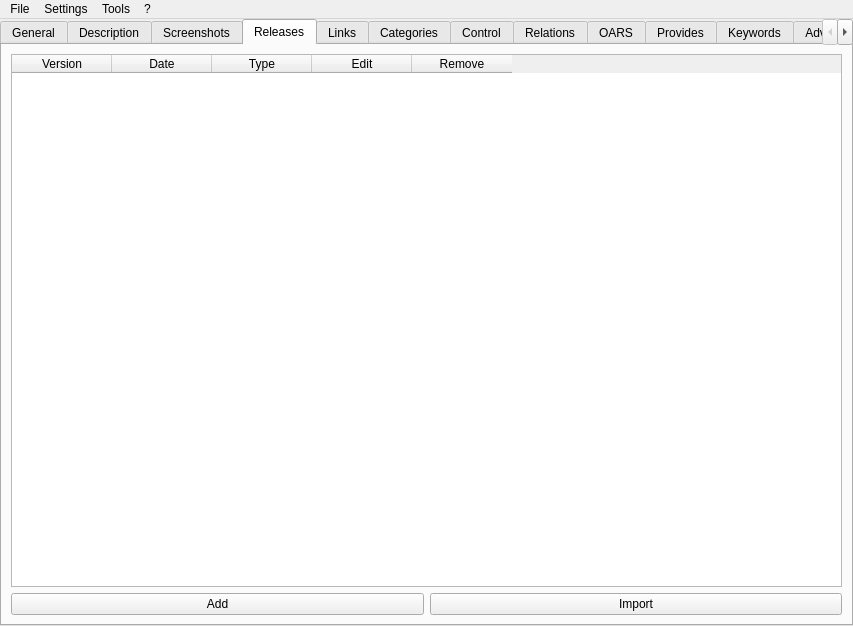
<?xml version="1.0" encoding="UTF-8"?>
<ui version="4.0">
 <class>MainWindow</class>
 <widget class="QMainWindow" name="MainWindow">
  <property name="geometry">
   <rect>
    <x>0</x>
    <y>0</y>
    <width>853</width>
    <height>626</height>
   </rect>
  </property>
  <property name="windowTitle">
   <string notr="true">jdAppdataEdit</string>
  </property>
  <property name="documentMode">
   <bool>false</bool>
  </property>
  <widget class="QWidget" name="centralwidget">
   <layout class="QHBoxLayout" name="horizontalLayout">
    <property name="leftMargin">
     <number>0</number>
    </property>
    <property name="topMargin">
     <number>0</number>
    </property>
    <property name="rightMargin">
     <number>0</number>
    </property>
    <property name="bottomMargin">
     <number>0</number>
    </property>
    <item>
     <widget class="QTabWidget" name="main_tab_widget">
      <property name="currentIndex">
       <number>3</number>
      </property>
      <widget class="QWidget" name="tab">
       <attribute name="title">
        <string>General</string>
       </attribute>
       <layout class="QFormLayout" name="formLayout">
        <item row="0" column="0">
         <widget class="QLabel" name="label_22">
          <property name="text">
           <string>Type:</string>
          </property>
         </widget>
        </item>
        <item row="0" column="1">
         <widget class="QComboBox" name="component_type_box"/>
        </item>
        <item row="1" column="0">
         <widget class="QLabel" name="label">
          <property name="text">
           <string>ID:</string>
          </property>
         </widget>
        </item>
        <item row="1" column="1">
         <widget class="QLineEdit" name="id_edit">
          <property name="placeholderText">
           <string>The uniquely ID of the Software</string>
          </property>
         </widget>
        </item>
        <item row="2" column="0">
         <widget class="QLabel" name="label_2">
          <property name="text">
           <string>Name:</string>
          </property>
         </widget>
        </item>
        <item row="2" column="1">
         <layout class="QHBoxLayout" name="horizontalLayout_6">
          <property name="spacing">
           <number>0</number>
          </property>
          <item>
           <widget class="QLineEdit" name="name_edit">
            <property name="text">
             <string/>
            </property>
            <property name="placeholderText">
             <string>A human-readable name for your Software</string>
            </property>
           </widget>
          </item>
          <item>
           <widget class="QPushButton" name="translate_name_button">
            <property name="text">
             <string>Translate</string>
            </property>
           </widget>
          </item>
         </layout>
        </item>
        <item row="3" column="0">
         <widget class="QLabel" name="label_7">
          <property name="text">
           <string>Summary:</string>
          </property>
         </widget>
        </item>
        <item row="3" column="1">
         <layout class="QHBoxLayout" name="horizontalLayout_7">
          <property name="spacing">
           <number>0</number>
          </property>
          <item>
           <widget class="QLineEdit" name="summary_edit">
            <property name="placeholderText">
             <string>A short summary of your Software</string>
            </property>
           </widget>
          </item>
          <item>
           <widget class="QPushButton" name="translate_summary_button">
            <property name="text">
             <string>Translate</string>
            </property>
           </widget>
          </item>
         </layout>
        </item>
        <item row="4" column="0">
         <widget class="QLabel" name="label_8">
          <property name="text">
           <string>Developer Name:</string>
          </property>
         </widget>
        </item>
        <item row="4" column="1">
         <layout class="QHBoxLayout" name="horizontalLayout_9">
          <property name="spacing">
           <number>0</number>
          </property>
          <item>
           <widget class="QLineEdit" name="developer_name_edit">
            <property name="placeholderText">
             <string>The Name of the Developer</string>
            </property>
           </widget>
          </item>
          <item>
           <widget class="QPushButton" name="translate_developer_name_button">
            <property name="text">
             <string>Translate</string>
            </property>
           </widget>
          </item>
         </layout>
        </item>
        <item row="5" column="0">
         <widget class="QLabel" name="label_19">
          <property name="text">
           <string>Desktop File:</string>
          </property>
         </widget>
        </item>
        <item row="5" column="1">
         <widget class="QLineEdit" name="desktop_file_edit">
          <property name="placeholderText">
           <string>The Name of the .desktop file of your Software</string>
          </property>
         </widget>
        </item>
        <item row="6" column="0">
         <widget class="QLabel" name="label_3">
          <property name="text">
           <string>Metaddata License:</string>
          </property>
         </widget>
        </item>
        <item row="6" column="1">
         <widget class="QComboBox" name="metadata_license_box"/>
        </item>
        <item row="7" column="0">
         <widget class="QLabel" name="label_4">
          <property name="text">
           <string>Project License:</string>
          </property>
         </widget>
        </item>
        <item row="7" column="1">
         <widget class="QComboBox" name="project_license_box">
          <property name="editable">
           <bool>false</bool>
          </property>
         </widget>
        </item>
        <item row="8" column="0">
         <widget class="QLabel" name="label_5">
          <property name="text">
           <string>Update Contact:</string>
          </property>
         </widget>
        </item>
        <item row="8" column="1">
         <widget class="QLineEdit" name="update_contact_edit">
          <property name="placeholderText">
           <string>You can provide a email address for contacting you here</string>
          </property>
         </widget>
        </item>
        <item row="9" column="0">
         <widget class="QLabel" name="label_6">
          <property name="text">
           <string>Project Group:</string>
          </property>
         </widget>
        </item>
        <item row="9" column="1">
         <widget class="QLineEdit" name="project_group_edit">
          <property name="placeholderText">
           <string>If the software is part of a bigger group e.g. GNOME or KDE, you can provide it here</string>
          </property>
         </widget>
        </item>
       </layout>
      </widget>
      <widget class="QWidget" name="description_tab">
       <attribute name="title">
        <string>Description</string>
       </attribute>
       <layout class="QVBoxLayout" name="description_layout">
        <property name="leftMargin">
         <number>0</number>
        </property>
        <property name="topMargin">
         <number>0</number>
        </property>
        <property name="rightMargin">
         <number>0</number>
        </property>
        <property name="bottomMargin">
         <number>0</number>
        </property>
       </layout>
      </widget>
      <widget class="QWidget" name="tab_2">
       <attribute name="title">
        <string>Screenshots</string>
       </attribute>
       <layout class="QVBoxLayout" name="verticalLayout">
        <item>
         <widget class="QTableWidget" name="screenshot_table">
          <property name="selectionBehavior">
           <enum>QAbstractItemView::SelectRows</enum>
          </property>
          <property name="rowCount">
           <number>0</number>
          </property>
          <property name="columnCount">
           <number>4</number>
          </property>
          <column>
           <property name="text">
            <string>URL</string>
           </property>
          </column>
          <column>
           <property name="text">
            <string>Default</string>
           </property>
          </column>
          <column>
           <property name="text">
            <string>Edit</string>
           </property>
          </column>
          <column>
           <property name="text">
            <string>Remove</string>
           </property>
          </column>
         </widget>
        </item>
        <item>
         <layout class="QHBoxLayout" name="horizontalLayout_2">
          <item>
           <widget class="QPushButton" name="screenshot_add_button">
            <property name="text">
             <string>Add</string>
            </property>
           </widget>
          </item>
          <item>
           <widget class="QPushButton" name="check_screenshot_url_button">
            <property name="text">
             <string>Check Image URLs</string>
            </property>
           </widget>
          </item>
         </layout>
        </item>
       </layout>
      </widget>
      <widget class="QWidget" name="tab_4">
       <attribute name="title">
        <string>Releases</string>
       </attribute>
       <layout class="QVBoxLayout" name="verticalLayout_2">
        <item>
         <widget class="QTableWidget" name="releases_table">
          <property name="dragDropMode">
           <enum>QAbstractItemView::NoDragDrop</enum>
          </property>
          <property name="selectionBehavior">
           <enum>QAbstractItemView::SelectRows</enum>
          </property>
          <attribute name="horizontalHeaderShowSortIndicator" stdset="0">
           <bool>false</bool>
          </attribute>
          <attribute name="horizontalHeaderStretchLastSection">
           <bool>false</bool>
          </attribute>
          <attribute name="verticalHeaderStretchLastSection">
           <bool>false</bool>
          </attribute>
          <column>
           <property name="text">
            <string>Version</string>
           </property>
          </column>
          <column>
           <property name="text">
            <string>Date</string>
           </property>
          </column>
          <column>
           <property name="text">
            <string>Type</string>
           </property>
          </column>
          <column>
           <property name="text">
            <string>Edit</string>
           </property>
          </column>
          <column>
           <property name="text">
            <string>Remove</string>
           </property>
          </column>
         </widget>
        </item>
        <item>
         <layout class="QHBoxLayout" name="horizontalLayout_3">
          <item>
           <widget class="QPushButton" name="release_add_button">
            <property name="text">
             <string>Add</string>
            </property>
           </widget>
          </item>
          <item>
           <widget class="QPushButton" name="release_import_button">
            <property name="text">
             <string>Import</string>
            </property>
           </widget>
          </item>
         </layout>
        </item>
       </layout>
      </widget>
      <widget class="QWidget" name="tab_3">
       <attribute name="title">
        <string>Links</string>
       </attribute>
       <layout class="QVBoxLayout" name="verticalLayout_3">
        <item>
         <layout class="QFormLayout" name="formLayout_2">
          <item row="0" column="0">
           <widget class="QLabel" name="homepage_url_label">
            <property name="text">
             <string>Homepage:</string>
            </property>
           </widget>
          </item>
          <item row="0" column="1">
           <widget class="QLineEdit" name="homepage_url_edit"/>
          </item>
          <item row="1" column="0">
           <widget class="QLabel" name="bugtracker_url_label">
            <property name="text">
             <string>Bugtracker:</string>
            </property>
           </widget>
          </item>
          <item row="1" column="1">
           <widget class="QLineEdit" name="bugtracker_url_edit"/>
          </item>
          <item row="2" column="0">
           <widget class="QLabel" name="faq_url_label">
            <property name="text">
             <string>FAQ:</string>
            </property>
           </widget>
          </item>
          <item row="2" column="1">
           <widget class="QLineEdit" name="faq_url_edit"/>
          </item>
          <item row="3" column="0">
           <widget class="QLabel" name="help_url_label">
            <property name="text">
             <string>Help:</string>
            </property>
           </widget>
          </item>
          <item row="3" column="1">
           <widget class="QLineEdit" name="help_url_edit"/>
          </item>
          <item row="4" column="0">
           <widget class="QLabel" name="donation_url_label">
            <property name="text">
             <string>Donation:</string>
            </property>
           </widget>
          </item>
          <item row="4" column="1">
           <widget class="QLineEdit" name="donation_url_edit"/>
          </item>
          <item row="5" column="0">
           <widget class="QLabel" name="translate_url_label">
            <property name="text">
             <string>Translate:</string>
            </property>
           </widget>
          </item>
          <item row="5" column="1">
           <widget class="QLineEdit" name="translate_url_edit"/>
          </item>
          <item row="6" column="0">
           <widget class="QLabel" name="contact_url_label">
            <property name="text">
             <string>Contact:</string>
            </property>
           </widget>
          </item>
          <item row="6" column="1">
           <widget class="QLineEdit" name="contact_url_edit"/>
          </item>
          <item row="7" column="0">
           <widget class="QLabel" name="vcs_browser_url_label">
            <property name="text">
             <string>Sourcecode:</string>
            </property>
           </widget>
          </item>
          <item row="7" column="1">
           <widget class="QLineEdit" name="vcs_browser_url_edit"/>
          </item>
          <item row="8" column="0">
           <widget class="QLabel" name="contribute_url_label">
            <property name="text">
             <string>Contribute:</string>
            </property>
           </widget>
          </item>
          <item row="8" column="1">
           <widget class="QLineEdit" name="contribute_url_edit"/>
          </item>
         </layout>
        </item>
        <item>
         <widget class="QPushButton" name="check_links_url_button">
          <property name="maximumSize">
           <size>
            <width>16777215</width>
            <height>16777215</height>
           </size>
          </property>
          <property name="text">
           <string>Check URLs</string>
          </property>
         </widget>
        </item>
        <item>
         <spacer name="verticalSpacer">
          <property name="orientation">
           <enum>Qt::Vertical</enum>
          </property>
          <property name="sizeHint" stdset="0">
           <size>
            <width>20</width>
            <height>40</height>
           </size>
          </property>
         </spacer>
        </item>
       </layout>
      </widget>
      <widget class="QWidget" name="tab_5">
       <attribute name="title">
        <string>Categories</string>
       </attribute>
       <layout class="QVBoxLayout" name="verticalLayout_4">
        <item>
         <widget class="QListWidget" name="categorie_list">
          <property name="dragDropMode">
           <enum>QAbstractItemView::InternalMove</enum>
          </property>
         </widget>
        </item>
        <item>
         <layout class="QHBoxLayout" name="horizontalLayout_4">
          <item>
           <widget class="QPushButton" name="categorie_add_button">
            <property name="text">
             <string>Add</string>
            </property>
           </widget>
          </item>
          <item>
           <widget class="QPushButton" name="categorie_remove_button">
            <property name="text">
             <string>Remove</string>
            </property>
           </widget>
          </item>
         </layout>
        </item>
       </layout>
      </widget>
      <widget class="QWidget" name="tab_6">
       <attribute name="title">
        <string>Control</string>
       </attribute>
       <layout class="QVBoxLayout" name="verticalLayout_5">
        <item>
         <widget class="QLabel" name="label_9">
          <property name="text">
           <string>You can select  here, how your Software can be controlled</string>
          </property>
         </widget>
        </item>
        <item>
         <layout class="QHBoxLayout" name="horizontalLayout_5">
          <item>
           <layout class="QFormLayout" name="formLayout_3">
            <item row="0" column="0">
             <widget class="QLabel" name="label_10">
              <property name="text">
               <string>Mouse:</string>
              </property>
             </widget>
            </item>
            <item row="0" column="1">
             <widget class="QComboBox" name="control_box_pointing">
              <property name="maximumSize">
               <size>
                <width>200</width>
                <height>16777215</height>
               </size>
              </property>
             </widget>
            </item>
            <item row="1" column="0">
             <widget class="QLabel" name="label_11">
              <property name="text">
               <string>Keyboard:</string>
              </property>
             </widget>
            </item>
            <item row="1" column="1">
             <widget class="QComboBox" name="control_box_keyboard">
              <property name="maximumSize">
               <size>
                <width>200</width>
                <height>16777215</height>
               </size>
              </property>
             </widget>
            </item>
            <item row="2" column="0">
             <widget class="QLabel" name="label_12">
              <property name="text">
               <string>Command Line:</string>
              </property>
             </widget>
            </item>
            <item row="2" column="1">
             <widget class="QComboBox" name="control_box_console">
              <property name="maximumSize">
               <size>
                <width>200</width>
                <height>16777215</height>
               </size>
              </property>
             </widget>
            </item>
            <item row="3" column="0">
             <widget class="QLabel" name="label_13">
              <property name="text">
               <string>Graphics Tablet:</string>
              </property>
             </widget>
            </item>
            <item row="3" column="1">
             <widget class="QComboBox" name="control_box_tablet">
              <property name="maximumSize">
               <size>
                <width>200</width>
                <height>16777215</height>
               </size>
              </property>
             </widget>
            </item>
            <item row="4" column="0">
             <widget class="QLabel" name="label_14">
              <property name="text">
               <string>Touchscreen:</string>
              </property>
             </widget>
            </item>
            <item row="4" column="1">
             <widget class="QComboBox" name="control_box_touch">
              <property name="maximumSize">
               <size>
                <width>200</width>
                <height>16777215</height>
               </size>
              </property>
             </widget>
            </item>
            <item row="5" column="0">
             <widget class="QLabel" name="label_15">
              <property name="text">
               <string>Gamepad:</string>
              </property>
             </widget>
            </item>
            <item row="5" column="1">
             <widget class="QComboBox" name="control_box_gamepad">
              <property name="maximumSize">
               <size>
                <width>200</width>
                <height>16777215</height>
               </size>
              </property>
             </widget>
            </item>
            <item row="6" column="0">
             <widget class="QLabel" name="label_16">
              <property name="text">
               <string>TV remote:</string>
              </property>
             </widget>
            </item>
            <item row="6" column="1">
             <widget class="QComboBox" name="control_box_tv_remote">
              <property name="maximumSize">
               <size>
                <width>200</width>
                <height>16777215</height>
               </size>
              </property>
             </widget>
            </item>
            <item row="7" column="0">
             <widget class="QLabel" name="label_17">
              <property name="text">
               <string>Voice:</string>
              </property>
             </widget>
            </item>
            <item row="7" column="1">
             <widget class="QComboBox" name="control_box_voice">
              <property name="maximumSize">
               <size>
                <width>200</width>
                <height>16777215</height>
               </size>
              </property>
             </widget>
            </item>
            <item row="8" column="0">
             <widget class="QLabel" name="label_18">
              <property name="text">
               <string>Computer vision:</string>
              </property>
             </widget>
            </item>
            <item row="8" column="1">
             <widget class="QComboBox" name="control_box_vision">
              <property name="sizePolicy">
               <sizepolicy hsizetype="Preferred" vsizetype="Maximum">
                <horstretch>0</horstretch>
                <verstretch>0</verstretch>
               </sizepolicy>
              </property>
              <property name="maximumSize">
               <size>
                <width>200</width>
                <height>16777215</height>
               </size>
              </property>
             </widget>
            </item>
           </layout>
          </item>
         </layout>
        </item>
        <item>
         <spacer name="verticalSpacer_2">
          <property name="orientation">
           <enum>Qt::Vertical</enum>
          </property>
          <property name="sizeHint" stdset="0">
           <size>
            <width>20</width>
            <height>40</height>
           </size>
          </property>
         </spacer>
        </item>
       </layout>
      </widget>
      <widget class="QWidget" name="relations_tab">
       <attribute name="title">
        <string>Relations</string>
       </attribute>
       <layout class="QVBoxLayout" name="relations_layout">
        <property name="leftMargin">
         <number>0</number>
        </property>
        <property name="topMargin">
         <number>0</number>
        </property>
        <property name="rightMargin">
         <number>0</number>
        </property>
        <property name="bottomMargin">
         <number>0</number>
        </property>
       </layout>
      </widget>
      <widget class="QWidget" name="oras_tab">
       <attribute name="title">
        <string>OARS</string>
       </attribute>
       <layout class="QVBoxLayout" name="oras_layout">
        <property name="spacing">
         <number>0</number>
        </property>
        <property name="leftMargin">
         <number>0</number>
        </property>
        <property name="topMargin">
         <number>0</number>
        </property>
        <property name="rightMargin">
         <number>0</number>
        </property>
        <property name="bottomMargin">
         <number>0</number>
        </property>
       </layout>
      </widget>
      <widget class="QWidget" name="tab_7">
       <attribute name="title">
        <string>Provides</string>
       </attribute>
       <layout class="QVBoxLayout" name="verticalLayout_6">
        <item>
         <widget class="QLabel" name="label_20">
          <property name="text">
           <string>This is for advanced users. For more information take a look at the Appstream documentation.</string>
          </property>
          <property name="alignment">
           <set>Qt::AlignCenter</set>
          </property>
         </widget>
        </item>
        <item>
         <widget class="QTableWidget" name="provides_table">
          <property name="selectionBehavior">
           <enum>QAbstractItemView::SelectRows</enum>
          </property>
          <column>
           <property name="text">
            <string>Type</string>
           </property>
          </column>
          <column>
           <property name="text">
            <string>Value</string>
           </property>
          </column>
          <column>
           <property name="text">
            <string>Remove</string>
           </property>
          </column>
         </widget>
        </item>
        <item>
         <widget class="QPushButton" name="provides_add_button">
          <property name="text">
           <string>Add</string>
          </property>
         </widget>
        </item>
       </layout>
      </widget>
      <widget class="QWidget" name="tab_8">
       <attribute name="title">
        <string>Keywords</string>
       </attribute>
       <layout class="QVBoxLayout" name="verticalLayout_7">
        <item>
         <widget class="QLabel" name="label_21">
          <property name="text">
           <string>You can manage the Keywords for the Software here</string>
          </property>
          <property name="alignment">
           <set>Qt::AlignCenter</set>
          </property>
         </widget>
        </item>
        <item>
         <widget class="QListWidget" name="keyword_list">
          <property name="dragDropMode">
           <enum>QAbstractItemView::InternalMove</enum>
          </property>
         </widget>
        </item>
        <item>
         <layout class="QHBoxLayout" name="horizontalLayout_8">
          <item>
           <widget class="QPushButton" name="keyword_add_button">
            <property name="text">
             <string>Add</string>
            </property>
           </widget>
          </item>
          <item>
           <widget class="QPushButton" name="keyword_edit_button">
            <property name="text">
             <string>Edit</string>
            </property>
           </widget>
          </item>
          <item>
           <widget class="QPushButton" name="keyword_remove_button">
            <property name="text">
             <string>Remove</string>
            </property>
           </widget>
          </item>
         </layout>
        </item>
       </layout>
      </widget>
      <widget class="QWidget" name="advanced_tab">
       <attribute name="title">
        <string>Advanced</string>
       </attribute>
       <layout class="QHBoxLayout" name="advanced_layout">
        <property name="spacing">
         <number>0</number>
        </property>
        <property name="leftMargin">
         <number>0</number>
        </property>
        <property name="topMargin">
         <number>0</number>
        </property>
        <property name="rightMargin">
         <number>0</number>
        </property>
        <property name="bottomMargin">
         <number>0</number>
        </property>
       </layout>
      </widget>
     </widget>
    </item>
   </layout>
  </widget>
  <widget class="QMenuBar" name="menubar">
   <property name="geometry">
    <rect>
     <x>0</x>
     <y>0</y>
     <width>853</width>
     <height>21</height>
    </rect>
   </property>
   <widget class="QMenu" name="menuFile">
    <property name="title">
     <string>File</string>
    </property>
    <widget class="QMenu" name="recent_files_menu">
     <property name="title">
      <string>Open recent</string>
     </property>
     <addaction name="actionPlaceholder"/>
    </widget>
    <addaction name="new_action"/>
    <addaction name="new_desktop_file_action"/>
    <addaction name="separator"/>
    <addaction name="open_action"/>
    <addaction name="recent_files_menu"/>
    <addaction name="open_url_action"/>
    <addaction name="separator"/>
    <addaction name="save_action"/>
    <addaction name="save_as_action"/>
    <addaction name="separator"/>
    <addaction name="exit_action"/>
   </widget>
   <widget class="QMenu" name="menu">
    <property name="title">
     <string>?</string>
    </property>
    <addaction name="welcome_dialog_action"/>
    <addaction name="documentation_action"/>
    <addaction name="separator"/>
    <addaction name="about_action"/>
    <addaction name="about_qt_action"/>
   </widget>
   <widget class="QMenu" name="menuSettings">
    <property name="title">
     <string>Settings</string>
    </property>
    <addaction name="settings_action"/>
   </widget>
   <widget class="QMenu" name="menuTools">
    <property name="title">
     <string>Tools</string>
    </property>
    <addaction name="validate_action"/>
    <addaction name="view_xml_action"/>
    <addaction name="preview_gnome_software"/>
   </widget>
   <addaction name="menuFile"/>
   <addaction name="menuSettings"/>
   <addaction name="menuTools"/>
   <addaction name="menu"/>
  </widget>
  <action name="open_action">
   <property name="text">
    <string>Open</string>
   </property>
   <property name="shortcut">
    <string notr="true">Ctrl+O</string>
   </property>
  </action>
  <action name="save_action">
   <property name="text">
    <string>Save</string>
   </property>
   <property name="shortcut">
    <string notr="true">Ctrl+S</string>
   </property>
  </action>
  <action name="save_as_action">
   <property name="text">
    <string>Save As...</string>
   </property>
  </action>
  <action name="about_action">
   <property name="text">
    <string>About</string>
   </property>
  </action>
  <action name="about_qt_action">
   <property name="text">
    <string>About Qt</string>
   </property>
  </action>
  <action name="exit_action">
   <property name="text">
    <string>Exit</string>
   </property>
   <property name="shortcut">
    <string notr="true">Ctrl+Q</string>
   </property>
  </action>
  <action name="new_action">
   <property name="text">
    <string>New</string>
   </property>
   <property name="shortcut">
    <string notr="true">Ctrl+N</string>
   </property>
  </action>
  <action name="settings_action">
   <property name="text">
    <string>Settings</string>
   </property>
  </action>
  <action name="validate_action">
   <property name="text">
    <string>Validate</string>
   </property>
  </action>
  <action name="actionPlaceholder">
   <property name="text">
    <string notr="true">Placeholder</string>
   </property>
  </action>
  <action name="documentation_action">
   <property name="text">
    <string>AppStream documentation</string>
   </property>
  </action>
  <action name="view_xml_action">
   <property name="text">
    <string>View XML</string>
   </property>
  </action>
  <action name="preview_gnome_software">
   <property name="text">
    <string>Preview in Gnome Software</string>
   </property>
  </action>
  <action name="welcome_dialog_action">
   <property name="text">
    <string>Show welcome dialog</string>
   </property>
  </action>
  <action name="open_url_action">
   <property name="text">
    <string>Open from URL</string>
   </property>
  </action>
  <action name="new_desktop_file_action">
   <property name="text">
    <string>New from .desktop file</string>
   </property>
  </action>
 </widget>
 <resources/>
 <connections/>
</ui>
